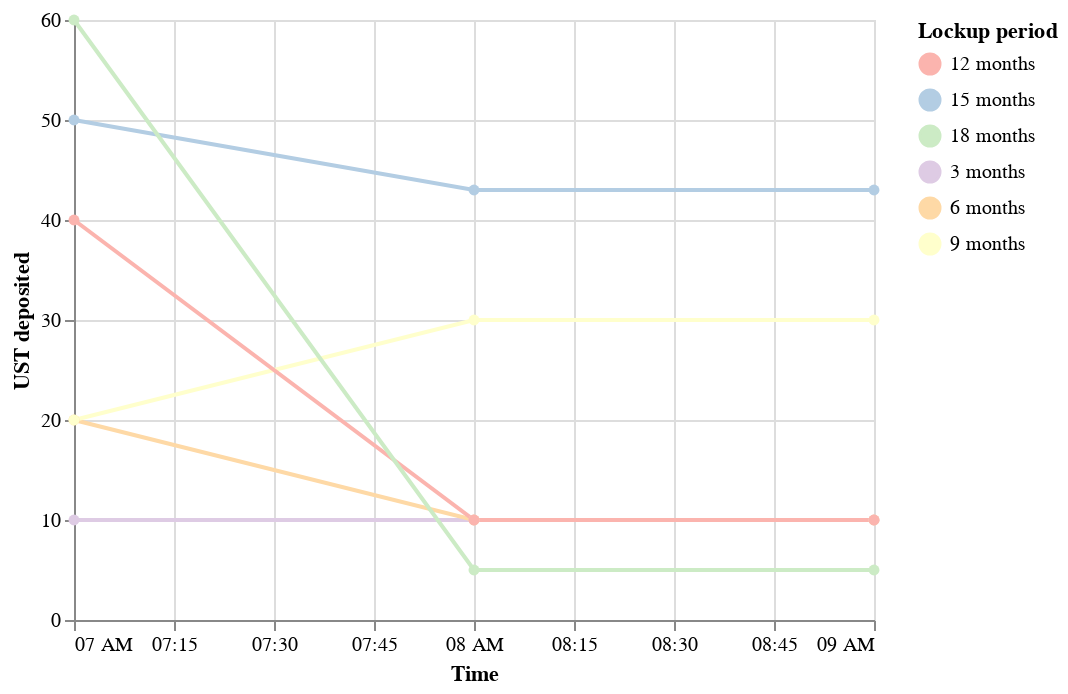

The notebook cell saved with this chart:
### Code cell
alt.Chart(time_duration_df.rename(columns={'hr':'Time'})).mark_line(point = True).encode(
    x='Time:T',
    y='UST deposited:Q',
    color=alt.Color('Lockup period:N', scale=alt.Scale(scheme='pastel1')),
    tooltip=[alt.Tooltip('Time:T', format='%Y-%m-%d %H:%M'),'UST deposited:Q','Lockup period:N']
)

### Figure 1 — Vega-Lite specification as saved in the notebook (floating-point values rounded to 4 significant figures)
{"config": {"view": {"continuousWidth": 400, "continuousHeight": 300}}, "data": {"name": "data-ebef65c31c9c0018f44d786f7aed9a38"}, "mark": {"type": "line", "point": true}, "encoding": {"color": {"field": "Lockup period", "scale": {"scheme": "pastel1"}, "type": "nominal"}, "tooltip": [{"field": "Time", "format": "%Y-%m-%d %H:%M", "type": "temporal"}, {"field": "UST deposited", "type": "quantitative"}, {"field": "Lockup period", "type": "nominal"}], "x": {"field": "Time", "type": "temporal"}, "y": {"field": "UST deposited", "type": "quantitative"}}, "$schema": "https://vega.github.io/schema/vega-lite/v4.17.0.json", "datasets": {"data-ebef65c31c9c0018f44d786f7aed9a38": [{"Time": "2021-09-21T07:00:00Z", "Lockup period": "3 months", "UST deposited": 10}, {"Time": "2021-09-21T08:00:00Z", "Lockup period": "3 months", "UST deposited": 10}, {"Time": "2021-09-21T09:00:00Z", "Lockup period": "3 months", "UST deposited": 10}, {"Time": "2021-09-21T07:00:00Z", "Lockup period": "6 months", "UST deposited": 20}, {"Time": "2021-09-21T08:00:00Z", "Lockup period": "6 months", "UST deposited": 10}, {"Time": "2021-09-21T09:00:00Z", "Lockup period": "6 months", "UST deposited": 10}, {"Time": "2021-09-21T07:00:00Z", "Lockup period": "9 months", "UST deposited": 20}, {"Time": "2021-09-21T08:00:00Z", "Lockup period": "9 months", "UST deposited": 30}, {"Time": "2021-09-21T09:00:00Z", "Lockup period": "9 months", "UST deposited": 30}, {"Time": "2021-09-21T07:00:00Z", "Lockup period": "12 months", "UST deposited": 40}, {"Time": "2021-09-21T08:00:00Z", "Lockup period": "12 months", "UST deposited": 10}, {"Time": "2021-09-21T09:00:00Z", "Lockup period": "12 months", "UST deposited": 10}, {"Time": "2021-09-21T07:00:00Z", "Lockup period": "15 months", "UST deposited": 50}, {"Time": "2021-09-21T08:00:00Z", "Lockup period": "15 months", "UST deposited": 43}, {"Time": "2021-09-21T09:00:00Z", "Lockup period": "15 months", "UST deposited": 43}, {"Time": "2021-09-21T07:00:00Z", "Lockup period": "18 months", "UST deposited": 60}, {"Time": "2021-09-21T08:00:00Z", "Lockup period": "18 months", "UST deposited": 5}, {"Time": "2021-09-21T09:00:00Z", "Lockup period": "18 months", "UST deposited": 5}]}}
